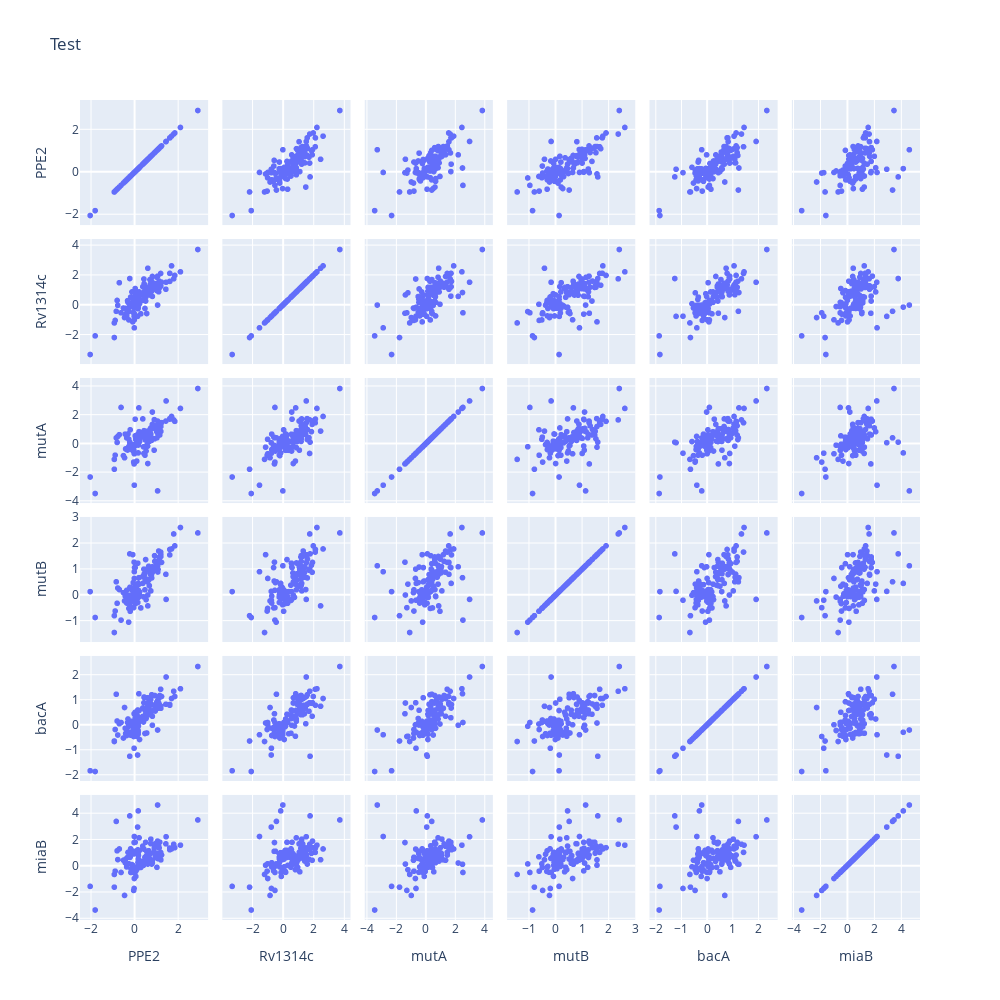

The notebook cell this image was saved under:
### Code cell
make_interactive_plot(df_lfc_gls, list_rvid, dict_rvid_to_name, "Test")
